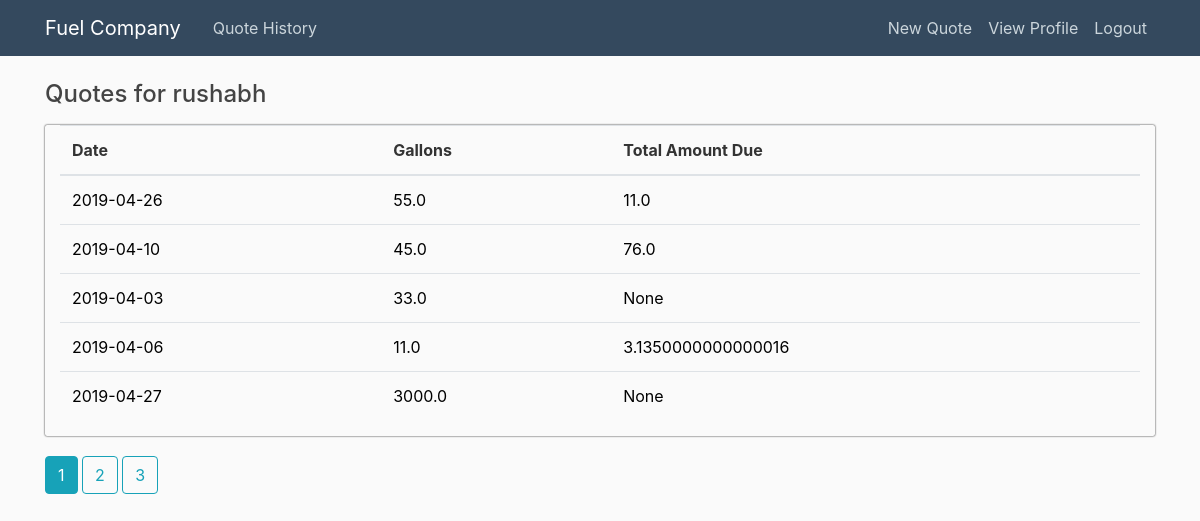
Page /history (signed in) on the earlier database version.
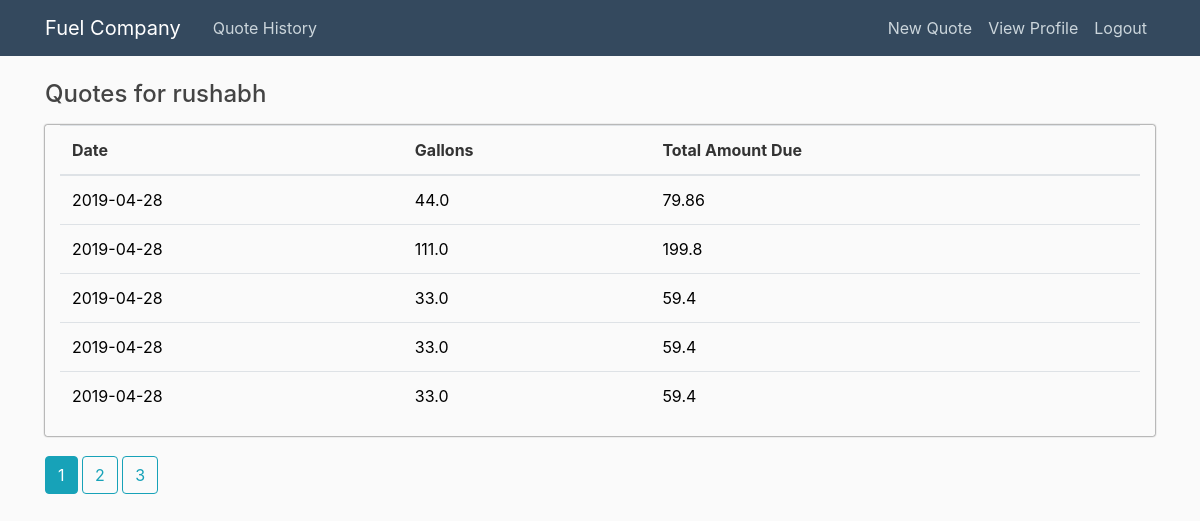
Same page on the later database version.
### app/models.py (models this page shows, shortened)
class User(db.Model, UserMixin):
    id = db.Column(db.Integer, primary_key=True)
    username = db.Column(db.String(20), unique=True, nullable=False)
    email = db.Column(db.String(120), unique=True, nullable=False)
    password = db.Column(db.String(60), nullable=False)
    quotes = db.relationship('Quote', backref='author', lazy=True)
    user_profile = db.relationship('UserProfile', backref='author', lazy=True, uselist=False)

class Quote(db.Model):
    id = db.Column(db.Integer, primary_key=True)
    gallons_requested = db.Column(db.Float(), nullable=False)
    date_requested = db.Column(db.Text(), nullable=False, default=datetime.utcnow)
    delivery_address = db.Column(db.String(120), nullable=False)
    suggested_price = db.Column(db.Float(), nullable=True)
    total_amount_due = db.Column(db.Float(), nullable=True)
    user_id = db.Column(db.Integer, db.ForeignKey('user.id'), nullable=False)

### app/users/routes.py (the view)
@users.route('/history')
@login_required
def history():
        page = request.args.get('page', 1, type=int)
        user = User.query.filter_by(username=current_user.username).first_or_404()
        quotes = Quote.query.filter_by(author=user).paginate(page=page, per_page=5)
        return render_template('history.html', quotes=quotes, user=user)

### app/models.py (called while the page is built)
@login_manager.user_loader
def load_user(user_id):
    return User.query.get(int(user_id))

### app/templates/history.html
{% extends "history_layout.html" %}
{% block content %}
<h4 class="mb-3">Quotes for {{ user.username }}</h4>
  <div  class="table-responsive col-md-12" style="border-radius:2px; box-shadow: 0 0 2px black;">
    <table class=" table table-hover">
      <thead>
        <tr>
          <th>Date</th>
          <th>Gallons</th>
          <th>Total Amount Due</th>
        </tr>
      </thead>
      <tbody>
        {% for quote in quotes.items %}
        <tr>
          <td class="quote_table"><a  href="{{ url_for('quotes.quote', quote_id=quote.id) }}">{{ quote.date_requested}}</a></td>
          <td class="quote_table"><a  href="{{ url_for('quotes.quote', quote_id=quote.id) }}">{{ quote.gallons_requested}}</a></td>
          <td class="quote_table"><a  href="{{ url_for('quotes.quote', quote_id=quote.id) }}">{{ quote.total_amount_due}}</a></td>
        </tr>
        {% endfor %}
      </tbody>
    </table>
  </div>
  <div style="padding-top: 20px;">
    {% for page_num in quotes.iter_pages(left_edge=1, right_edge=1, left_current=1, right_current=2) %}
    {% if page_num %}
    {% if quotes.page==page_num %}
    <a class="btn btn-info mb-4" href="{{url_for('users.history',username=user.username,page=page_num) }}">{{ page_num
        }}</a>
    {% else %}
    <a class="btn btn-outline-info mb-4" href="{{url_for('users.history',username=user.username,page=page_num) }}">{{
        page_num
        }}</a>
    {% endif %}
    {% else %}
    ...
    {% endif %}
    {% endfor %}
</div>
{% endblock content %}

### app/templates/history_layout.html (shortened to what this page needs)
<!DOCTYPE html>
<html>
<head>
<link rel="stylesheet" href="https://maxcdn.bootstrapcdn.com/bootstrap/4.0.0/css/bootstrap.min.css"
>
    <link rel="stylesheet" type="text/css" href="{{ url_for('static', filename='main.css') }}">
</head>
<body>
<header class="site-header">
    <nav class="navbar navbar-expand-md navbar-dark bg-steel fixed-top" style="background-color: #34495E;">
        <div class="container">
            <a class="navbar-brand mr-4" href="/">Fuel Company</a>
            <div class="collapse navbar-collapse" id="navbarToggle">
                <div class="navbar-nav mr-auto">
                    {% if current_user.is_authenticated %}
                        <a class="nav-item nav-link" href="{{ url_for('users.history') }}">Quote History</a>
                    {% endif %}
                </div>
                <div class="navbar-nav">
                    {% if current_user.is_authenticated %}
                        <a class="nav-item nav-link" href="{{ url_for('quotes.new_quote') }}">New Quote</a>
                        <a class="nav-item nav-link" href="{{ url_for('users.about') }}">View Profile</a>
                        <a class="nav-item nav-link" href="{{ url_for('users.logout') }}">Logout</a>
                    {% else %}
                        <a class="nav-item nav-link" href="{{ url_for('users.login') }}">Login</a>
                        <a class="nav-item nav-link" href="{{ url_for('users.register') }}">Register</a>
                    {% endif %}
                </div>
            </div>
        </div>
    </nav>
</header>
<main role="main" class="container">
    <div class="row">
        <div class="col-md-12">
            {% block content %}{% endblock %}
        </div>
    </div>
</main>
</body>
</html>

### app/static/main.css (style rules this page uses)
body { background: #fafafa; color: #333333; margin-top: 5rem; }
h1, h2, h3, h4, h5, h6 { color: #444444; }
.bg-steel { background-color: #34495E; }
.site-header .navbar-nav .nav-link { color: #cbd5db; }

### app/templates/history_layout.html (style rules this page uses)
.quote_table > a { text-decoration: none !important; color: black !important; display: block; }

Differences in the rows shown:
removed Quote: date_requested "2019-04-26", gallons_requested "55.0", total_amount_due "11.0"
removed Quote: date_requested "2019-04-10", gallons_requested "45.0", total_amount_due "76.0"
removed Quote: date_requested "2019-04-06", gallons_requested "11.0", total_amount_due "3.1350000000000016"
removed Quote: date_requested "2019-04-27", gallons_requested "3000.0", total_amount_due "None"
added Quote: date_requested "2019-04-28", gallons_requested "44.0", total_amount_due "79.86"
added Quote: date_requested "2019-04-28", gallons_requested "111.0", total_amount_due "199.8"
changed Quote (number 3 of 5 on the later page): date_requested "2019-04-03" → "2019-04-28"; total_amount_due "None" → "59.4"
added Quote: date_requested "2019-04-28", gallons_requested "33.0", total_amount_due "59.4"
added Quote: date_requested "2019-04-28", gallons_requested "33.0", total_amount_due "59.4"
